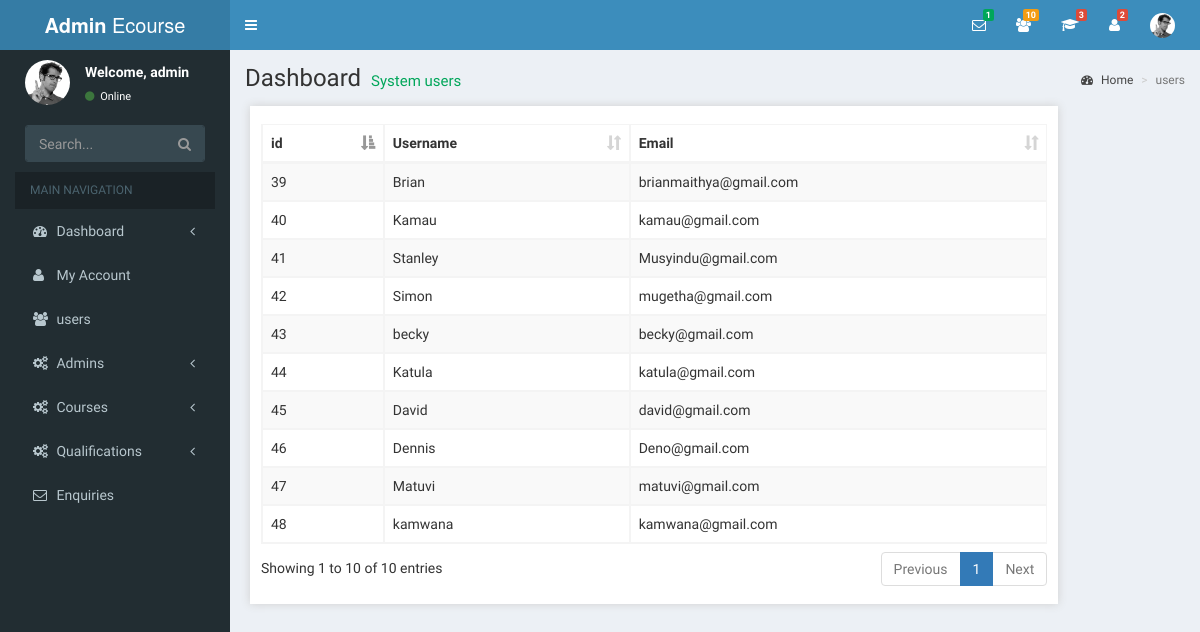
/admin/users.php, run on the app's committed database.
### tables this page shows
CREATE TABLE IF NOT EXISTS `members` (
  `id` int(50) NOT NULL AUTO_INCREMENT,
  `username` varchar(50) NOT NULL,
  `email` varchar(40) NOT NULL,
  `password` varchar(50) NOT NULL,
  PRIMARY KEY (`id`)
);

### admin/users.php (the view)
<?php
  require('layout/sidebar.php')
?>
  <div class="content-wrapper">
    <section class="content-header">
      <h1>
        Dashboard
        <small>System users</small>
      </h1>
      <ol class="breadcrumb">
        <li><a href="#"><i class="fa fa-dashboard"></i> Home</a></li>
        <li class="active">users</li>
      </ol>
    </section>
    <div class="all-users col-md-10">
      <?php
        $result = mysql_query("SELECT * FROM members");
        ?>
        <div class="courses_outer">
             <div class="course_table">
                    <table id="example" class="table table-striped table-bordered display">
                        <thead class="table_header">
                          <tr>
                            <th>id</th>
                            <th>Username</th>
                            <th>Email</th>
                          </tr>
                        </thead>
                        <tbody>
                          <?php
                            while( $row = mysql_fetch_assoc( $result ) ){
                              echo
                              "<tr>
                                <td>{$row['id']}</td>
                                <td>{$row['username']}</td>
                                <td>{$row['email']}</td>
                              </tr>";
                            }
                          ?>
                        </tbody>
                    </table>
                 </div>
        </div>
   </div>
  </div>
<?php
  require('layout/footer.php')
?>

### data on the page
members: id "39", username "Brian", email "brianmaithya@gmail.com"
members: id "40", username "Kamau", email "kamau@gmail.com"
members: id "41", username "Stanley", email "Musyindu@gmail.com"
members: id "42", username "Simon", email "mugetha@gmail.com"
members: id "43", username "becky", email "becky@gmail.com"
members: id "44", username "Katula", email "katula@gmail.com"
members: id "45", username "David", email "david@gmail.com"
members: id "46", username "Dennis", email "Deno@gmail.com"
members: id "47", username "Matuvi", email "matuvi@gmail.com"
members: id "48", username "kamwana", email "kamwana@gmail.com"

### other printed values
$num_rows "1"
$num_rows "10"
$num_rows "3"
$num_rows "2"
